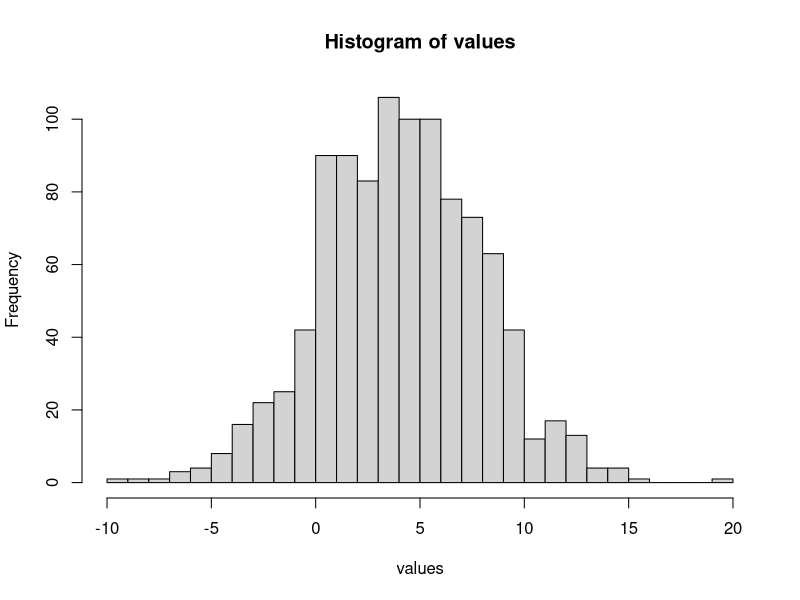
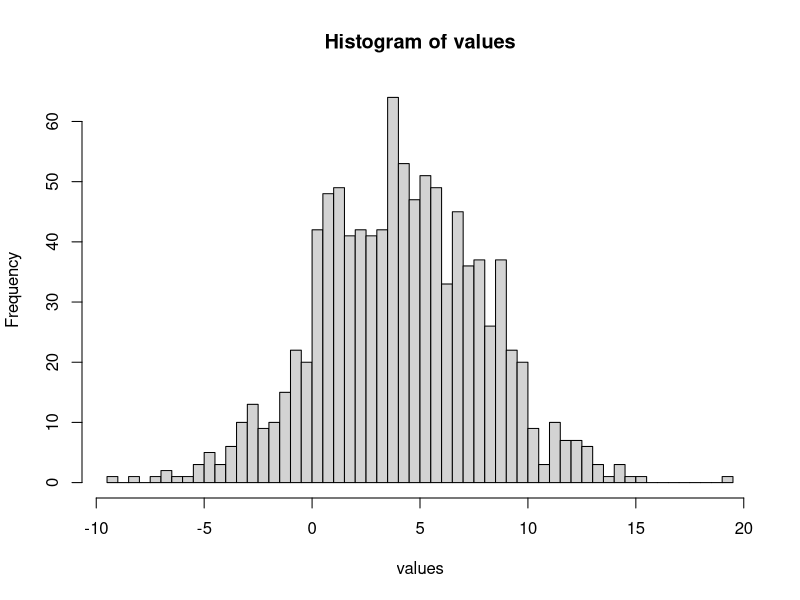
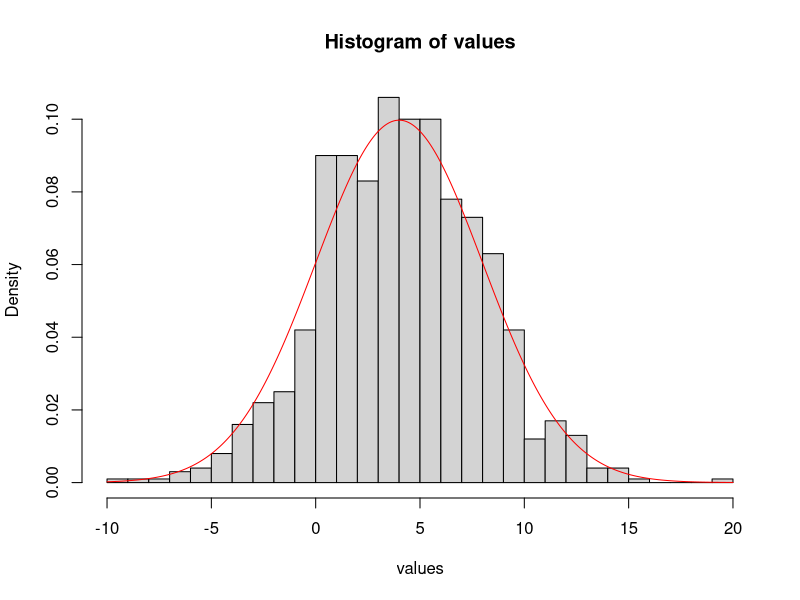
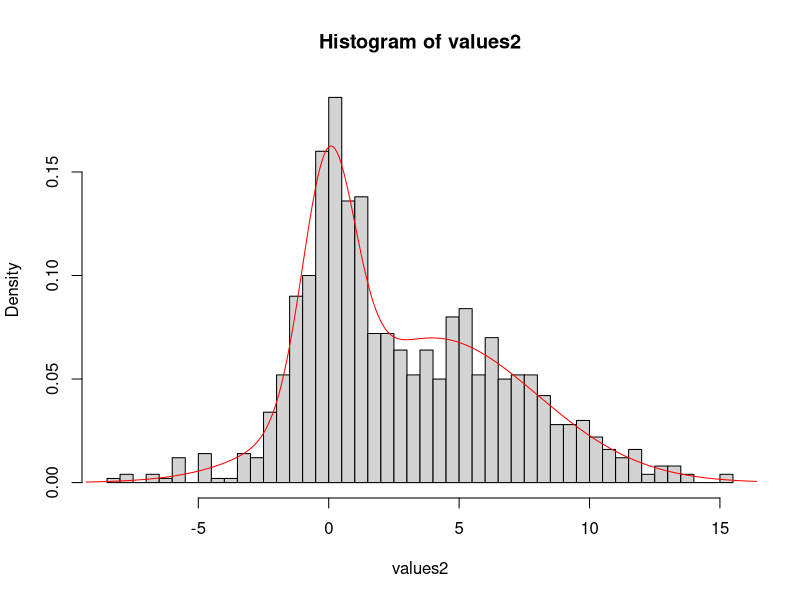

Write the R code that produced these figures, in order.
## ---- chunk 1
knitr::opts_chunk$set(echo = TRUE)
## ---- chunk 2
# first we get the rnorm values for N(4,4)
values = rnorm(1000,4,4)
## ---- chunk 3
# then we hist it 
breaks = seq(floor(min(values)),ceiling(max(values)))
hist(values,breaks = breaks)
## ---- chunk 4
hist(values,breaks = 50)
## ---- chunk 5
hist(values,breaks = breaks,freq = F)

# then we need to draw a line for this plot 
x =  seq(floor(min(values)),ceiling(max(values)),length = 1000)


# x is the acutual value for our values
# and the dnorm will return the density for this x 
# if it is a part for the norm(4,4)
lines(x,dnorm(x,4,4),col = 'red')
## ---- chunk 6
# we can use the vector to handle this problem
# the first value means that we need 1000 result 
# then the next is that we need the mean =0 and 4
# to repeat for 300 times and 700 times 
# then the next is that we need sd =1 and 4 to 
# repeat 300 and 700 times 
# so we have them in one line 
values2 = rnorm(1000, rep(c(0,4),c(300,700)),rep(c(1,4),c(300,700)))
## ---- chunk 7
# then we hist it 
# do not forget that we need dendity now 
hist(values2, breaks = 50,freq = F)

# then we need to draw the lines on it 
# at first we need the x values for this lines
x = seq(min(values2)-1,max(values2)+1,length.out = 1000)

# then we draw the graph
lines(x,dnorm(x,0,1)*0.3+dnorm(x,4,4)*0.7,col='red')
## ---- chunk 8
# at first we need to change this to log 
up = log(1e120) + log(2e220)
down = log(3e300)

# then we need to exp it back
(result = exp(up-down))
## ---- chunk 9
# we just need to use the log1p()
# it is log(1+x) x is 
# the inside value will be the plus item
log1p(1e-20)
## ---- chunk 10
# this can be seen as exp(x) - 1
# and x will be the inside value
expm1(1e-20)
## ---- chunk 11
# this will be the same
pnorm(10,lower.tail = F)
## ---- chunk 12
dnorm(50,log = T)
